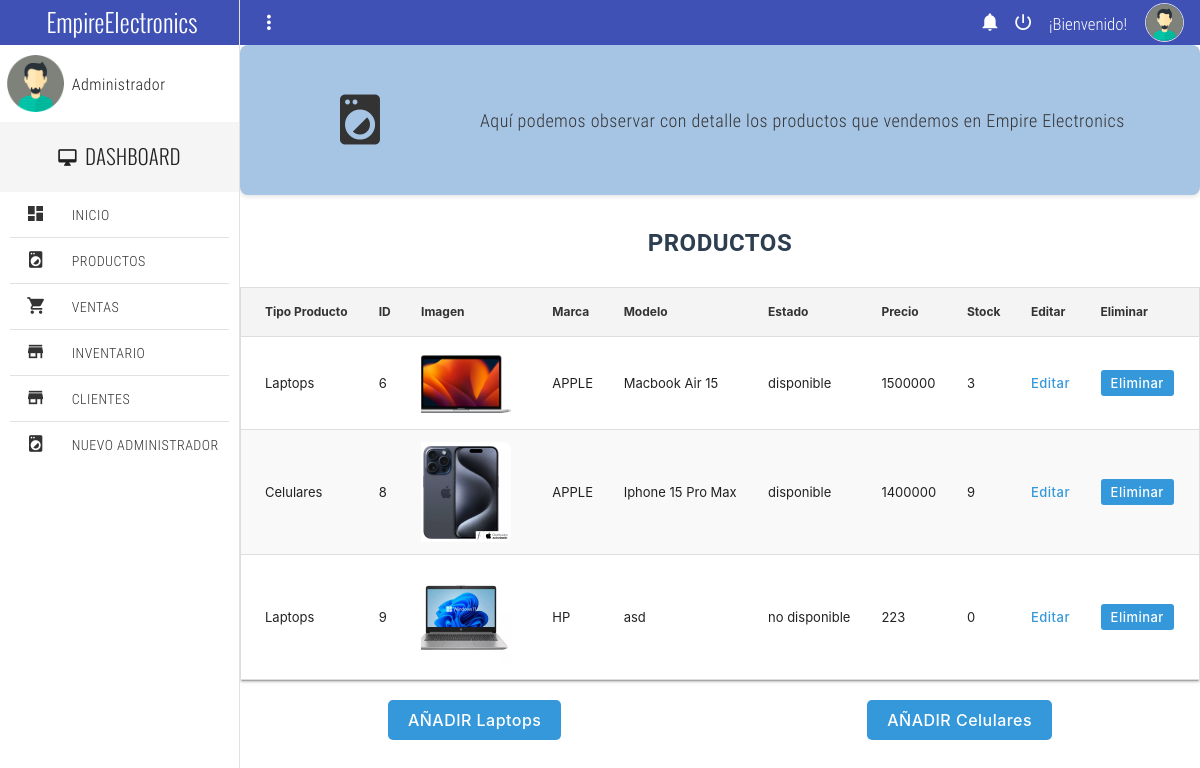
Page /products/ (signed in) on the earlier database version.
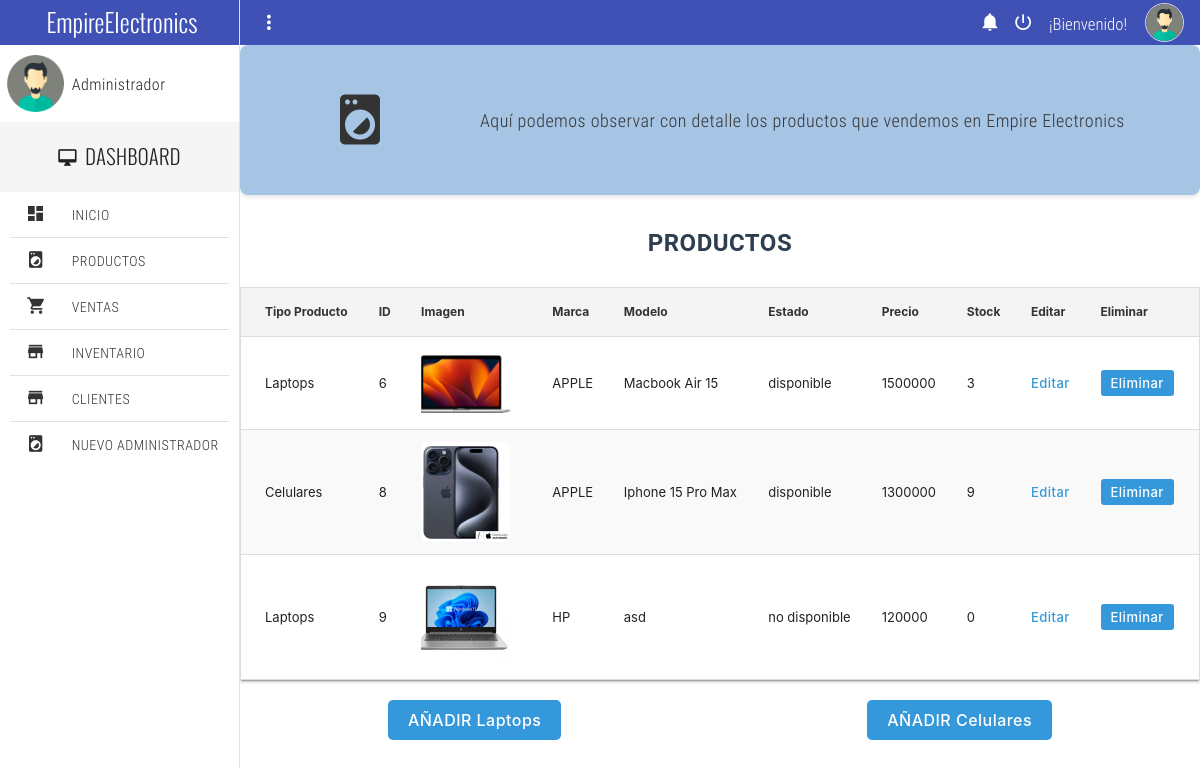
Same page on the later database version.
### empireapp/models.py (models this page shows, shortened)
class Producto(models.Model):
    id = models.AutoField(primary_key=True, unique=True)
    marca = models.CharField(max_length=50, choices=Marca.choices, null=False)
    modelo = models.CharField(max_length=50, null=False)
    precio = models.PositiveIntegerField(null=False)
    stock = models.PositiveIntegerField(null=False)
    estado = models.CharField(max_length=50, choices=TIPO_ESTADO_PRODUCTO)
    estado = models.CharField(
        max_length=50,
        choices=TIPO_ESTADO_PRODUCTO,
        default='disponible',  # Puedes establecer 'disponible' como valor por defecto
        verbose_name=('Estado')
    )
    class Meta:
        verbose_name = 'Producto'
        verbose_name_plural = 'Productos'

class Celulares(Producto):
    imagen = models.ImageField(upload_to='celulares')
    pulgadas = models.FloatField(null=False, choices=TIPO_PULGADAS)
    resolucion = models.IntegerField(null=False, choices=TIPO_RESOLUCION)
    bateria = models.IntegerField(null=False, choices=TIPO_BATERIA)
    almacenamiento = models.CharField(max_length=50, null=False, choices=TIPO_ALMACENAMIENTO_CELULAR, default='otro')
    camara = models.CharField(max_length=50, choices=TIPO_CAMARA, null=False)
    class Meta:
        verbose_name = 'Celular'
        verbose_name_plural = 'Celulares'

class Laptops(Producto):
    imagen = models.ImageField(upload_to='laptops', null=True)
    pulgadas = models.FloatField(null=False, choices=TIPO_PULGADAS)
    resolucion = models.IntegerField(null=False, choices=TIPO_RESOLUCION)
    memoria_ram = models.IntegerField(null=False, choices=TIPO_RAM)
    bateria = models.IntegerField(null=False, choices=TIPO_BATERIA)
    almacenamiento = models.CharField(max_length=50, null=False, choices=TIPO_ALMACENAMIENTO_LAPTOPS, default='otro')
    tarjeta_video = models.CharField(max_length=50, choices=TIPO_TARJETA_VIDEO, null=False)
    procesador = models.CharField(max_length=50)
    class Meta:
        verbose_name = 'Laptop'
        verbose_name_plural = 'Laptops'

### empireapp/views.py (the view)
# urls.py: path('products/', products, name="products"),
@user_passes_test(is_admin)
@login_required
def products(request):
    productos = Producto.objects.all()
    lista_productos = {
        'productos': productos,
    }
    return render(request, "empireapp/pages/dashboard/products.html", lista_productos)

### empireapp/context_processors.py (called while the page is built)
def cart_item_count(request):
    cart_item_count = 0
    items = []
    total = 0
    if request.user.is_authenticated:
        cart = Cart.objects.filter(user=request.user).first()
        if cart:
            cart_items = CartItem.objects.filter(cart=cart).select_related('producto')
            cart_item_count = cart_items.count()
            items = cart_items
            total = sum(item.producto.precio * item.quantity for item in items)
    else:
        cart = None
    return {'cart_item_count': cart_item_count, 'cart': cart, 'items': items, 'total': total}

def login_form(request):
    form = AuthenticationForm()
    return {'login_form': form}

### empireapp/views.py (called while the page is built)
def is_admin(user):
    return user.is_staff

### empireapp/templates/empireapp/pages/dashboard/products.html (shortened to what this page needs)
{% extends "empireapp/pages/dashboard/home.html" %}
{% load static %}
{% block contenido %}
    <section class="full-width header-well">
        <div class="full-width header-well-icon">
            <i class="zmdi zmdi-washing-machine"></i>
        </div>
        <div class="full-width header-well-text">
            <p class="text-condensedLight">
Aquí podemos observar con detalle los productos que vendemos en Empire Electronics            </p>
        </div>
    </section>
    <h2 class="page-title">PRODUCTOS</h2>
    <div class="table-responsive">
        <table class="mdl-data-table mdl-js-data-table mdl-shadow--2dp full-width">
            <thead>
                <tr>
                    <th>Tipo Producto</th>
                    <th>ID</th>
                    <th>Imagen</th>
                    <th>Marca</th>
                    <th>Modelo</th>
                    <th>Estado</th>
                    <th>Precio</th>
                    <th>Stock</th>
                    <th>Editar</th>
                    <th>Eliminar</th>
                </tr>
            </thead>
            <tbody>
                {% for producto in productos %}
                <tr>
                    {% if producto.laptops %}
                        <td> Laptops </td>
                    {% elif producto.celulares %}
                        <td> Celulares </td>
                    {% endif %}
                    <td>{{ producto.id }}</td>
                    <td>
                        <div class="image-container">
                            {% if producto.laptops %}
                                <img src="{{ producto.laptops.imagen.url }}" alt="foto" class="product-image">
                            {% elif producto.celulares %}
                                <img src="{{ producto.celulares.imagen.url }}" alt="foto" class="product-image">
                            {% endif %}
                        </div>
                    </td>
                    <td>{{ producto.marca }}</td>
                    <td>{{ producto.modelo }}</td>
                    <td>{{ producto.estado }}</td>
                    <td>{{ producto.precio }}</td>
                    <td>{{ producto.stock }}</td>
                    <td>
                        {% if producto.laptops %}
                            <a href="{% url 'editarproducto' 'laptop' producto.id %}" class="btn-table-action">Editar</a>
                        {% elif producto.celulares %}
                            <a href="{% url 'editarproducto' 'celular' producto.id %}" class="btn-table-action">Editar</a>
                        {% endif %}
                    </td>
                    <td>
                        <div class="table-actions">
                            {% if producto.laptops %}
                                <a href="{% url 'eliminar_producto' 'laptop' producto.id %}" class="btn-table-action">Eliminar</a>
                            {% elif producto.celulares %}
                                <a href="{% url 'eliminar_producto' 'celular' producto.id %}" class="btn-table-action">Eliminar</a>
                            {% endif %}
                        </div>
                    </td>
                </tr>
                {% endfor %}
            </tbody>
        </table>
    </div>
    <div class="action-links">
        <a href="{% url 'añadirlaptops' %}" class="btn-action">AÑADIR Laptops</a>
        <a href="{% url 'añadircelulares' %}" class="btn-action">AÑADIR Celulares</a>
    </div>
{% endblock contenido %}

Differences in the rows shown:
changed Producto "Iphone 15 Pro Max": precio "1400000" → "1300000"
changed Producto "HP": precio "223" → "120000"
